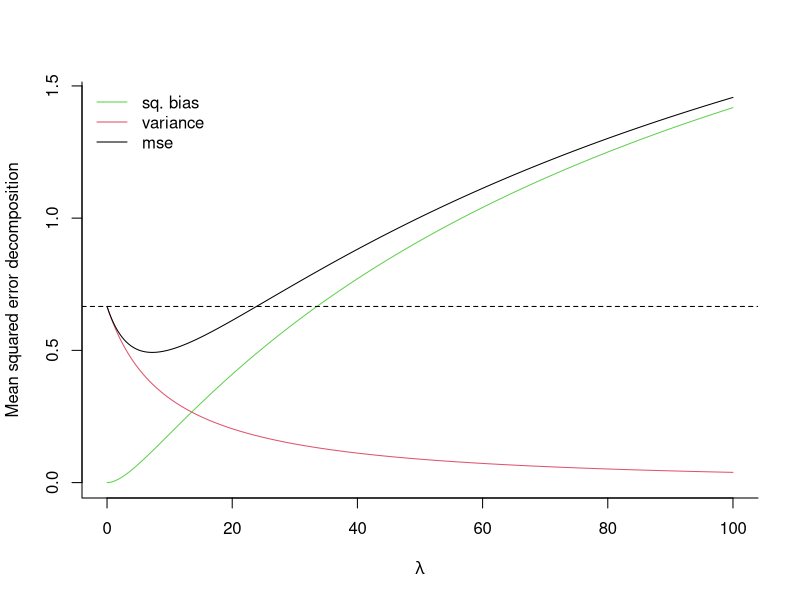
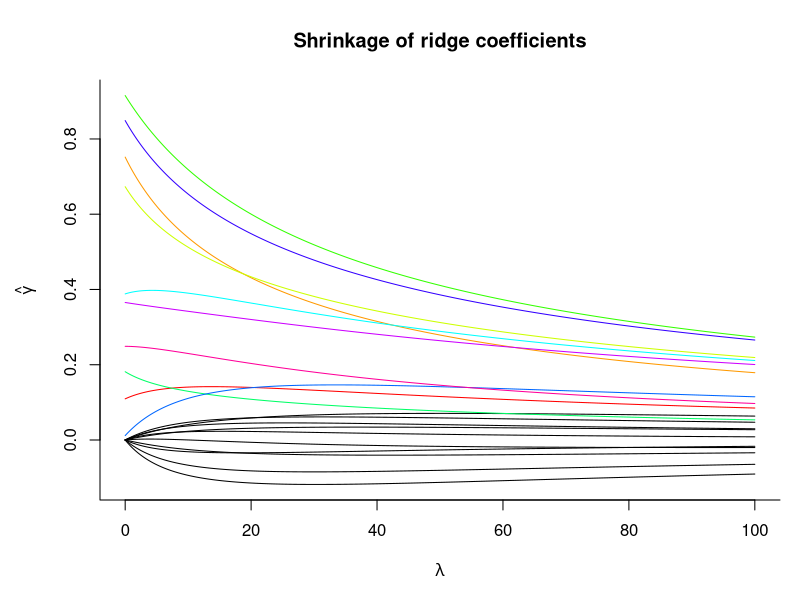
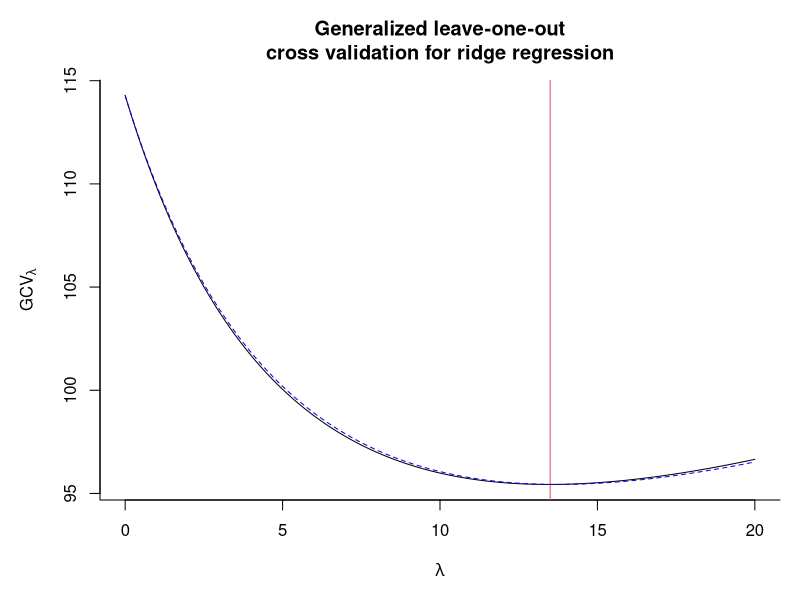

These figures' R source, in order:
## ---- chunk 1
# Function to compute MSE of ridge estimator
mse_ridge <- function(gamma, lambda, Z, sigmasq = 1){
  ZtZ <- crossprod(Z)
  p <- ncol(Z)
  W <- solve(ZtZ + lambda*diag(p))
  bias <- c((W %*% ZtZ - diag(p)) %*% gamma)
  varia <- sigmasq * diag( crossprod(Z %*% W))
  list(bias = bias, variance = varia, mse = sum(bias^2 + varia))
}
set.seed(9876)
# Create fake data
Z <- matrix(rnorm(n = 20L*50L, mean = 0, sd = 1), ncol = 20L)
# Center and renormalize Z
Z <- apply(Z, 2, scale)
# Create coefficient vector
gamma <- c(rep(0, 10L), runif(10L))

# Create sequence of lambda and matrix to store results
nlam <- 401L
lambda_seq <- seq(0, 100, length = nlam)
mse <- matrix(0, nrow = nlam, ncol = 3)
gammahat <- matrix(0, nrow = nlam, ncol = ncol(Z))
for(i in 1:nlam){
  # evaluate bias + variance for each lambda
  mse_i <- mse_ridge(gamma = gamma, lambda = lambda_seq[i], Z = Z)
  gammahat[i,] <- gamma + mse_i$bias
  mse[i,1] <-  sum(mse_i$bias^2)
  mse[i,2] <-  sum(mse_i$variance)
  mse[i,3] <- mse_i$mse
}
# Plot the results as a function of lambda
matplot(lambda_seq, mse, type = "l", lty = 1, 
        bty = "l", xlab = expression(lambda), col = 3:1, 
        ylab = "Mean squared error decomposition")
abline(h = mse[1,3], lty = 2)
legend(x = "topleft", legend = c("sq. bias", "variance", "mse"), 
       col = 3:1, lty = 1, bty = "n")

# Compute the value of lambda that minimizes MSE
lambdaopt <- optimize(f = function(x){
  mse_ridge(gamma = gamma, lambda = x, Z = Z)$mse
  }, interval = c(0, 30))$minimum
lambdaopt
## ---- chunk 2
par(mar = c(5,5,4,1))
matplot(lambda_seq, gammahat, type = "l", lty = 1, col = c(rep(1, 10), rainbow(n = 10)),
        bty = "l", xlab = expression(lambda), 
        ylab = expression(hat(gamma)),
        main = "Shrinkage of ridge coefficients")
## ---- chunk 3
# Create response vector from model
y <- Z %*% gamma + rnorm(nrow(Z))
# Compute ridge coefficients
ridge_lm_coef <- function(y, Z, lambda){
 Z <- scale(Z) 
 c(solve(crossprod(Z) + lambda*diag(ncol(Z))) %*% crossprod(Z, y - mean(y)))
}
lambda0 <- 2
#Compare coefficients obtained from fitting using augmented regression
augmy <- c(y - mean(y), rep(0, ncol(Z)))
augmZ <- rbind(Z, sqrt(lambda0)*diag(ncol(Z)))
augmlm <- lm(augmy ~ -1 + augmZ)
isTRUE(all.equal(as.vector(augmlm$coef),
      ridge_lm_coef(y = y, Z = Z, lambda = lambda0)))
## ---- chunk 4
nlam <- 201L
lambda_seq <- seq(0, 20, length = nlam)
svdZ <- svd(Z)
n <- nrow(Z); p <- ncol(Z)
#Each column is u_j^Tyv_j
uyv <- sapply(1:p, function(j){t(svdZ$u[,j]) %*% y %*% svdZ$v[,j]})
gcv <- rep(0, nlam)
yc <- y - mean(y)
for(i in 1:nlam){
  # Compute GCV - trace of smoother + RSS
  traceS <- sum(svdZ$d^2/(svdZ$d^2+lambda_seq[i]))
  gcv[i] <- sum((yc - Z %*% colSums(c(svdZ$d/(svdZ$d^2 + lambda_seq[i]))  *
                                      t(uyv)))^2)/(1-traceS/n)^2
}
# Plot GCV curve against lambda
plot(lambda_seq, gcv, type = "l", bty = "l",
     main = "Generalized leave-one-out\ncross validation for ridge regression",
     ylab = expression(GCV[lambda]), xlab = expression(lambda))
abline(v = lambda_seq[which.min(gcv)], col = 2)
lambda_seq[which.min(gcv)]
# Compare results with MASS
library(MASS)
fit_ridge <- lm.ridge(y ~ Z, lambda = lambda_seq)
# GCV returned by lm.ridge is divided by n^2
lines(lambda_seq, fit_ridge$GCV*n^2, lty = 2, col = "blue")
select(fit_ridge)
